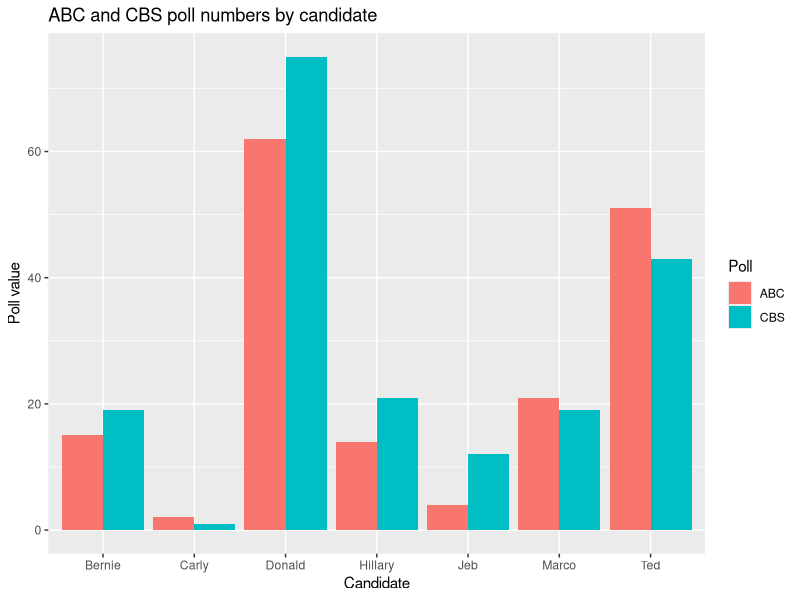

The R source for this figure:
Name     <- c("Jeb", "Donald", "Ted", "Marco", "Carly", "Hillary", "Bernie")
ABC_poll <- c(4, 62, 51, 21, 2, 14, 15)
CBS_poll <- c(12, 75, 43, 19, 1, 21, 19)
df_polls <- data.frame(Name, ABC_poll, CBS_poll)
str(df_polls)
head(df_polls)
mean(df_polls$ABC_poll)
median(df_polls$CBS_poll)
range(df_polls[, c("ABC_poll", "CBS_poll")])
df_polls$Diff <- df_polls$CBS_poll - df_polls$ABC_poll
df_polls

df_long <- rbind(
  data.frame(Name = df_polls$Name, Poll = "ABC", Value = df_polls$ABC_poll),
  data.frame(Name = df_polls$Name, Poll = "CBS", Value = df_polls$CBS_poll)
)

library(ggplot2)
ggplot(df_long, aes(x = Name, y = Value, fill = Poll)) +
  geom_col(position = "dodge") +
  labs(title = "ABC and CBS poll numbers by candidate",
       x = "Candidate", y = "Poll value")
